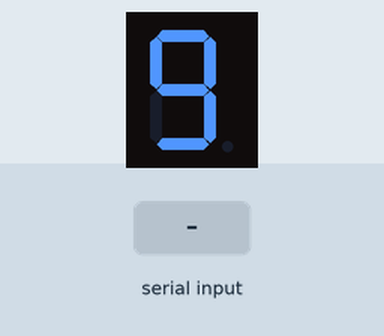
Bench run of a sketch on a simulated Arduino Uno, built with avr-gcc and run on an emulated ATmega328P. Shown: 1-digit seven-segment display. Wiring (inferred from the names in the program): 1-digit 7-segment display, segments lit when HIGH: segments pin 8, pin 7, pin 6, pin 5, pin 4, pin 3, pin 2. The test bench sets the inputs (shaded band). The segment pins are drawn as the display they are named for.

Above: at 1.2 s.
1.3 s: "90,45\n" received over Serial
At 2.5 s:
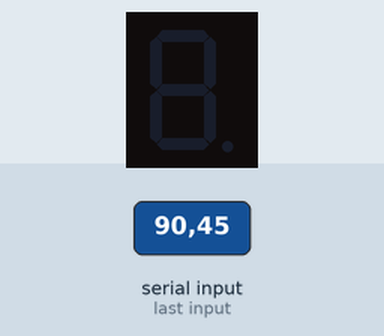
2.8 s: "30,150\n" received over Serial
At 2.81 s:
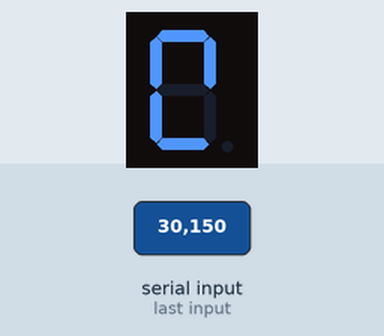
4.3 s: "5\n" received over Serial
5.8 s: "200\n" received over Serial
At 5.81 s:
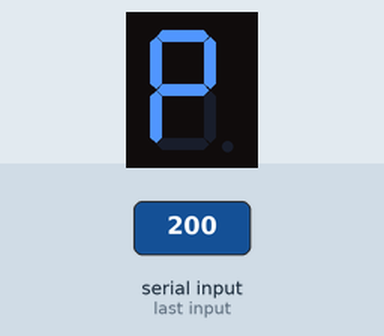
Timing chart, 0 to 8.3 s (numbered marks = the images above; inputs shaded):
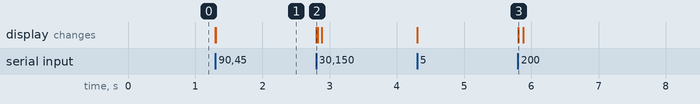

Measured:
- after the input at 1.3 s, the display: first changes at once (image 1 shows a later state)
- after the input at 2.8 s, the display: changes at once (image 2)
- after the input at 5.8 s, the display: changes at once (image 3)

The sketch:

shrimp.ino
```cpp
const int segmentPins[] = {2, 3, 4, 5, 6, 7, 8};  // Digital pins for segments
                         //b  a  f  c  g  d  e
const int numSegments = 7;

int seg0[] = {B01111011};
int seg1[] = {B01001000};
int seg2[] = {B01100111};
int seg3[] = {B01101110};
int seg4[] = {B01011100};
int seg5[] = {B00111110};
int seg6[] = {B00111111};
int seg7[] = {B01101000};
int seg8[] = {B01111111};
int seg9[] = {B01111100};

int* seg[] = {seg0, seg1, seg2, seg3, seg4, seg5, seg6, seg7, seg8, seg9};

char receceivedBytes;
int receceivedChar = 0;

void setup() {
  Serial.begin(9600);
  for (int i = 0; i < numSegments; i++) {
    pinMode(segmentPins[i], OUTPUT);
  }
}

void loop() {
  if(Serial.available()){
    receceivedBytes = Serial.read();
    receceivedChar = receceivedBytes - '0';

  }

  for (int i = 0; i < numSegments; i++) {
    digitalWrite(segmentPins[i], bitRead(seg[receceivedChar][0], i));
  }


}
```
